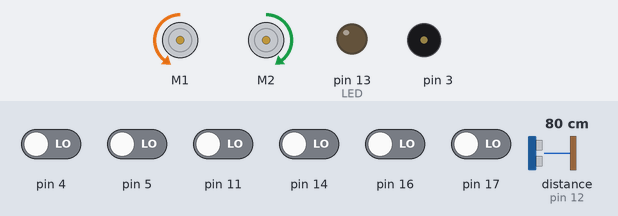
Bench run of a sketch on a simulated Arduino Uno, built with avr-gcc and run on an emulated ATmega328P. Shown: 2 × DC motor (green arrow = forward, orange = backward, longer = faster), output pins drawn as LEDs (lit = HIGH), buzzer (waves = sounding). The test bench sets the inputs (shaded band); at power-on: pin 4, pin 5, pin 11, pin 14, pin 16, pin 17 LOW, distance to the obstacle (sensor on pin 12) 80 cm. The echo pulse lasts 58.3 µs per cm; random numbers use the default seed unless the sketch sets one.

Above: at 6.3 s.
6.4 s: distance to the obstacle (sensor on pin 12) set to 40 cm
7.9 s: distance to the obstacle (sensor on pin 12) set to 34 cm
At 8.4 s:
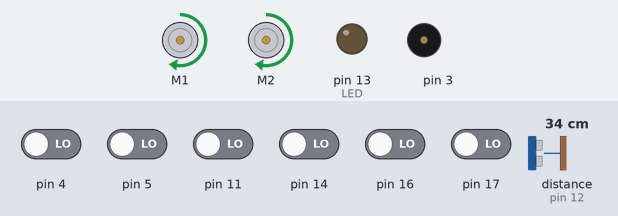
9.4 s: distance to the obstacle (sensor on pin 12) set to 60 cm
At 10.3 s:
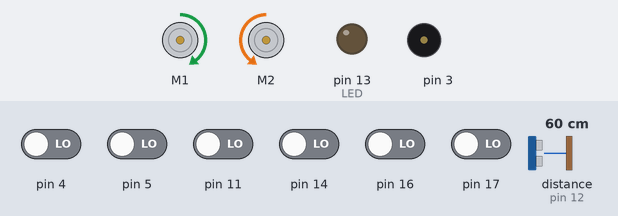
10.9 s: distance to the obstacle (sensor on pin 12) set to 2 cm
At 11.9 s:
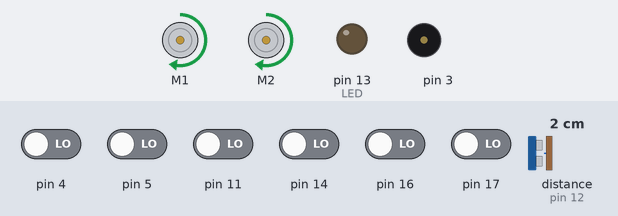
Timing chart, 0 to 13.4 s (numbered marks = the images above; inputs shaded):
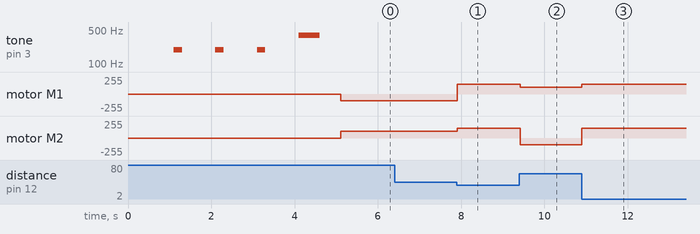

Measured:
- the behaviour switches between 36 and 35 cm on distance to the obstacle (sensor on pin 12) (found by bisection; images 0 and 1)
- after the input at 6.4 s, every drawn part: stays the same
- after the input at 7.9 s, motor M1: backward 98/255 → forward 146/255 at once; motor M2: forward 98/255 → forward 146/255 at once
- after the input at 9.4 s, motor M1: forward 146/255 → forward 98/255 at once; motor M2: forward 146/255 → backward 98/255 at once
- after the input at 10.9 s, motor M1: forward 98/255 → forward 146/255 at once; motor M2: backward 98/255 → forward 146/255 at once

The sketch:

good_programm.ino
```cpp
#include <Wire.h>
#include <ZumoShield.h>

#define LED 13

int duration, cm;
int trigPin = 13;
int echoPin = 12;
int chislo;
// this might need to be tuned for different lighting conditions, surfaces, etc.
#define QTR_THRESHOLD 1500 // microseconds

// these might need to be tuned for different motor types
#define REVERSE_SPEED 200 // 0 is stopped, 400 is full speed
#define TURN_SPEED 200
#define MINI_TURN_SPEED 155
#define MINI_TURN_DURATION 150
#define FORWARD_SPEED 125
#define REVERSE_DURATION 200+75 // ms
int TURN_DURATION; // ms
#define RUN_SPEED 230
ZumoBuzzer buzzer;
ZumoMotors motors;
Pushbutton button(ZUMO_BUTTON); // pushbutton on pin 12

#define NUM_SENSORS 6
unsigned int sensor_values[NUM_SENSORS];

ZumoReflectanceSensorArray sensors(QTR_NO_EMITTER_PIN);

/*void waitForButtonAndCountDown()
{
digitalWrite(LED, HIGH);
button.waitForButton();
digitalWrite(LED, LOW);

// play audible countdown
for (int i = 0; i < 3; i++)
{
delay(1000);
buzzer.playNote(NOTE_G(3), 200, 15);
}
delay(1000);
buzzer.playNote(NOTE_G(4), 500, 15);
delay(1000);
}
*/

void findObject(){
digitalWrite(trigPin, LOW);
delayMicroseconds(2);
digitalWrite(trigPin, HIGH);
delayMicroseconds(10);
digitalWrite(trigPin, LOW);
duration = pulseIn(echoPin, HIGH);
cm = duration / 58;
}

void setup()
{
Serial.begin (9600);
pinMode(trigPin, OUTPUT);
pinMode(echoPin, INPUT);
pinMode(3, OUTPUT);
delay(100);
pinMode(LED, HIGH);

// play audible countdown
for (int i = 0; i < 3; i++)
{
delay(1000);
buzzer.playNote(NOTE_G(3), 200, 15);
}
delay(1000);
buzzer.playNote(NOTE_G(4), 500, 15);
delay(1000);
// waitForButtonAndCountDown();
}

void loop()
{
/* if (button.isPressed())
{
// if button is pressed, stop and wait for another press to go again
motors.setSpeeds(0, 0);
button.waitForRelease();
waitForButtonAndCountDown();
*/
//delay(500);
//buzzer.playNote(NOTE_G(3), 200, 15);
//delay(100);
//buzzer.playNote(0, 0, 0);
chislo = random(0,1000);
TURN_DURATION = random(400,800);
findObject();
sensors.read(sensor_values);
if(cm<0){
//findObject();
}
else{
if (sensor_values[5] > QTR_THRESHOLD||sensor_values[0] > QTR_THRESHOLD)
{
if(chislo<=500){
motors.setSpeeds(-REVERSE_SPEED, -REVERSE_SPEED);
delay(REVERSE_DURATION);
motors.setSpeeds(TURN_SPEED, -TURN_SPEED);
delay(MINI_TURN_DURATION);
//findObject();
/*
while(cm>35){
findObject();
motors.setSpeeds(MINI_TURN_SPEED, -MINI_TURN_SPEED);
} */
}

else{
motors.setSpeeds(-REVERSE_SPEED, -REVERSE_SPEED);
delay(REVERSE_DURATION);
motors.setSpeeds(-TURN_SPEED, TURN_SPEED);
delay(MINI_TURN_DURATION);
//findObject();
/*while(cm>35){
findObject();
motors.setSpeeds(-MINI_TURN_SPEED, MINI_TURN_SPEED);
}*/
}

}

else
{
  if(chislo<=500){
    findObject();
 /**/   while(cm>35){
  findObject();
  motors.setSpeeds(MINI_TURN_SPEED, -MINI_TURN_SPEED);
    }
    while(cm<=35){
      motors.setSpeeds(RUN_SPEED, RUN_SPEED);
      findObject();
      sensors.read(sensor_values);
    }
    }


if(chislo>500){
  findObject();
/**/  while(cm>35){
motors.setSpeeds(-MINI_TURN_SPEED, MINI_TURN_SPEED);
findObject();
  }
  while(cm <= 35){
      motors.setSpeeds(RUN_SPEED, RUN_SPEED);
      findObject();
      sensors.read(sensor_values);
  }
}
}

}
/*if(cm < 35){
//analogWrite(3, 123);
motors.setSpeeds(RUN_SPEED, RUN_SPEED);
findObject();

}*/
//else{
 // analogWrite(3, 0);
//}

}
```
